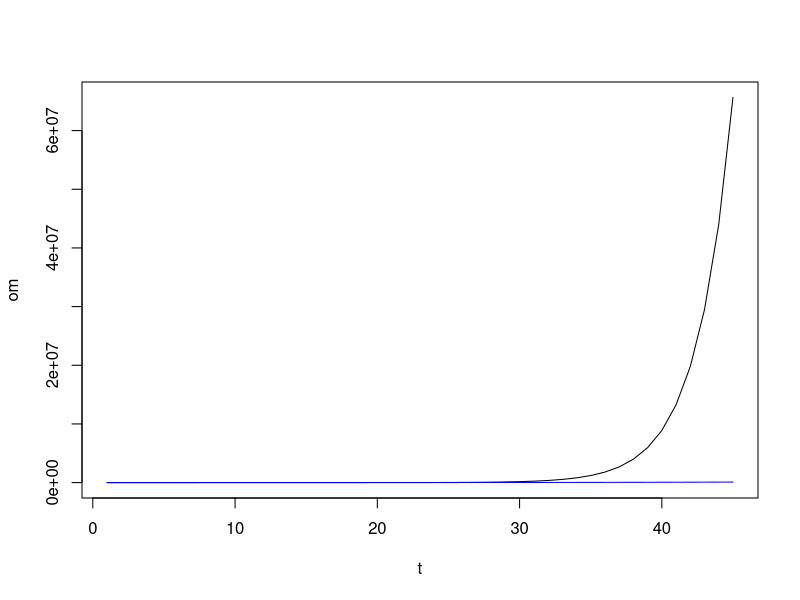
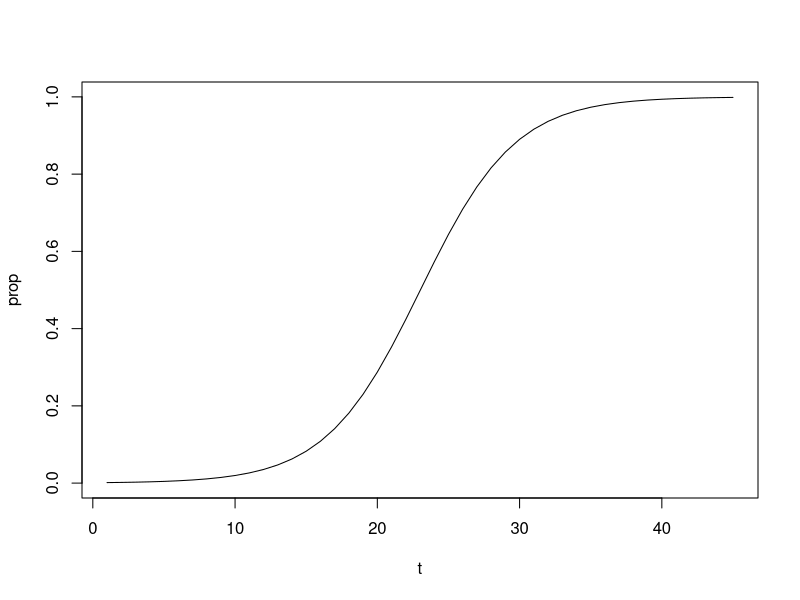

Source code (R) for these figures, in order:

day <- 1

t <- (1:30)*day
t <- (1:45)*day

om0 <- 1
del0 <- 1000
omr <- 0.4/day
delr <- 0.1/day

om <- om0*exp(omr*t)
del <- del0*exp(delr*t) 

plot(t, om, type="l")
lines(t, del, col="blue")

prop <- om/(om+del)

plot(t, prop, type="l")
